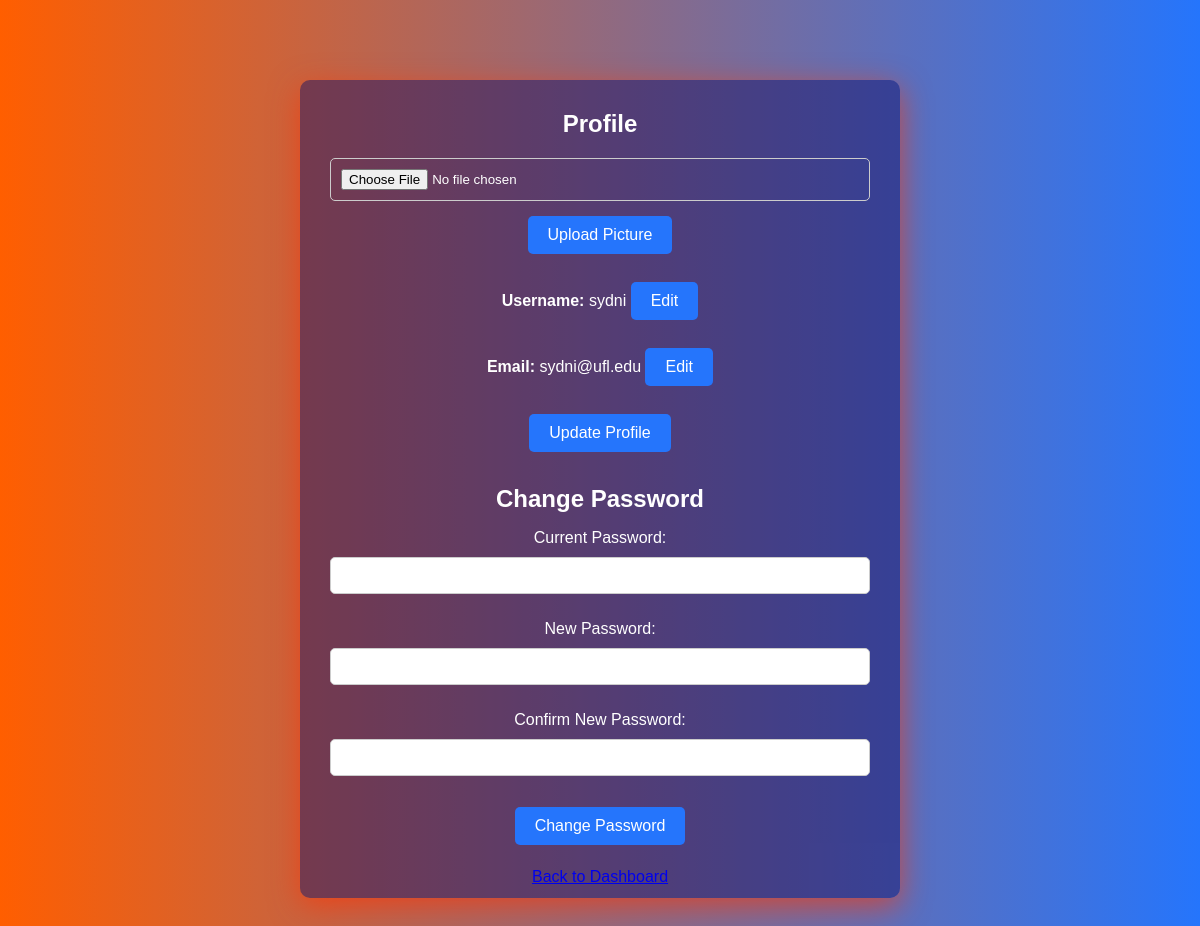
Before: /profile/ (signed in) with the older database file.
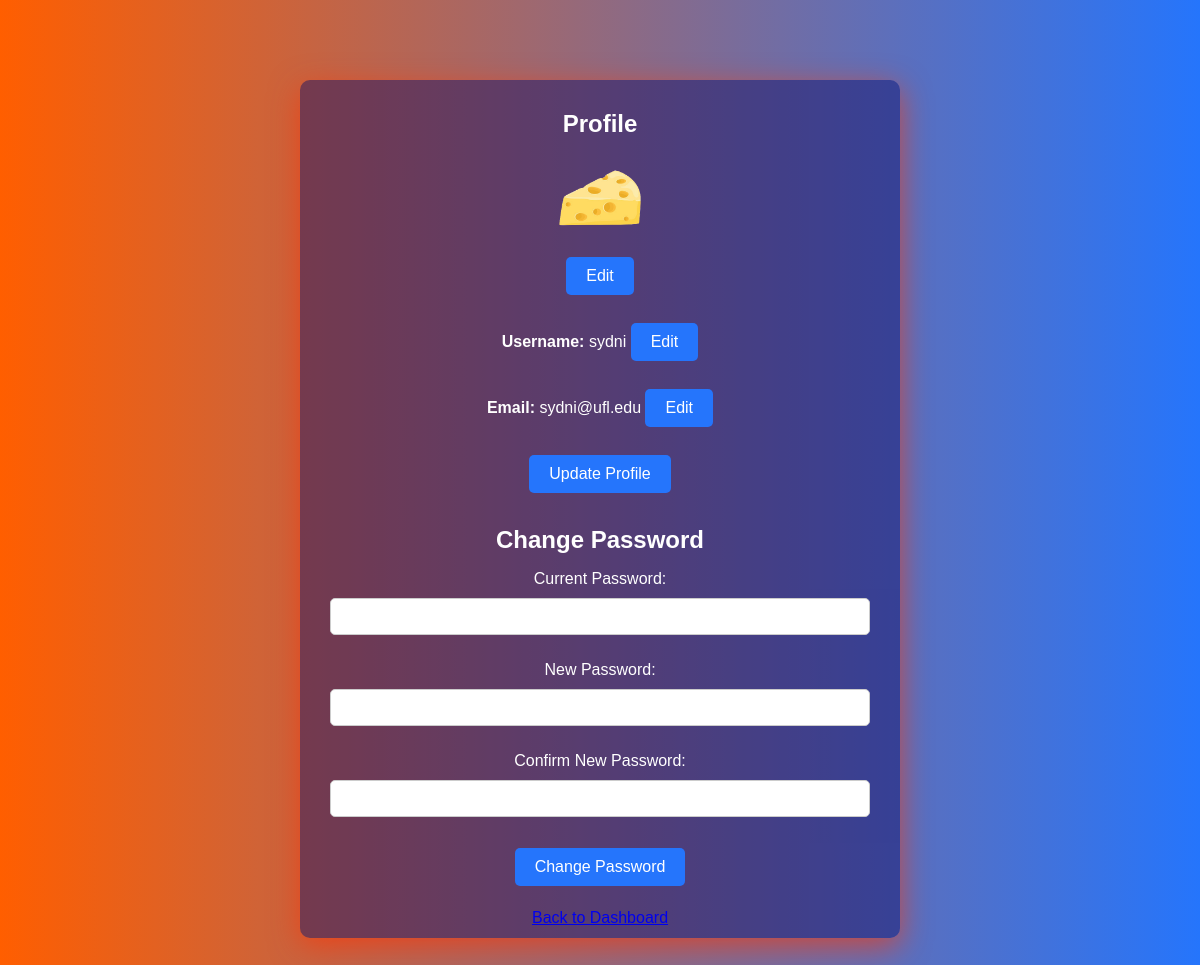
After: the same page with the newer database file.
### myapp/models.py (models this page shows, shortened)
class CustomUser(AbstractUser):
    email = models.EmailField(unique=True)
    USER_TYPE_CHOICES = (
        ('admin', 'Admin'),
        ('employee', 'Employee'),
        ('normal', 'Normal User'),
    )
    user_type = models.CharField(max_length=10, choices=USER_TYPE_CHOICES, default='normal')
    profile_picture = models.ImageField(upload_to='profile_pictures/', null=True, blank=True)

### myapp/views.py (the view)
# urls.py: path('profile/', views.profile, name='profile'),
@login_required
def profile(request):
    if request.method == 'POST':
        if 'change_password' in request.POST:
            password_form = CustomPasswordChangeForm(request.user, request.POST)
            profile_form = ProfileUpdateForm(instance=request.user)
            if password_form.is_valid():
                user = password_form.save()
                update_session_auth_hash(request, user)
                messages.success(request, 'Your password was successfully updated!')
                return redirect('profile')
            else:
                messages.error(request, 'Please correct the error below.')
        else:
            profile_form = ProfileUpdateForm(request.POST, request.FILES, instance=request.user)
            password_form = CustomPasswordChangeForm(request.user)
            if profile_form.is_valid():
                profile_form.save()
                messages.success(request, 'Your profile was successfully updated!')
                return redirect('profile')
            else:
                messages.error(request, 'Please correct the error below.')
    else:
        password_form = CustomPasswordChangeForm(request.user)
        profile_form = ProfileUpdateForm(instance=request.user)
    return render(request, 'profile.html', {
        'password_form': password_form,
        'profile_form': profile_form,
    })

### myapp/forms.py
class CustomPasswordChangeForm(PasswordChangeForm):
    old_password = forms.CharField(
        widget=forms.PasswordInput(attrs={'class': 'form-control'}),
        label="Current Password"
    )
    new_password1 = forms.CharField(
        widget=forms.PasswordInput(attrs={'class': 'form-control'}),
        label="New Password"
    )
    new_password2 = forms.CharField(
        widget=forms.PasswordInput(attrs={'class': 'form-control'}),
        label="Confirm New Password"
    )

class ProfileUpdateForm(forms.ModelForm):
   class Meta:
       model = CustomUser
       fields = ('username', 'email', 'profile_picture')
       widgets = {
           'username': forms.TextInput(attrs={'class': 'form-control'}),
           'email': forms.EmailInput(attrs={'class': 'form-control'}),
       }

### myapp/templates/profile.html (shortened to what this page needs)
<!DOCTYPE html>
<html lang="en">
<head>
    {% load static %}
    <link rel="stylesheet" href="{% static 'styles.css' %}">
</head>
<body>
    <div class="container">
        <h1>Profile</h1>
        <form id="profile-form" method="post" enctype="multipart/form-data">
            <div>
                {% if user.profile_picture %}
                    <img id="profile-picture" src="{{ user.profile_picture.url }}" alt="Profile Picture" width="100">
                    <br>
                    <button type="button" id="edit-button" onclick="toggleEditMode()">Edit</button>
                {% else %}
                    <input type="file" name="profile_picture" id="file-input">
                    <button type="submit" id="submit-button">Upload Picture</button>
                {% endif %}
            </div>
            <br>
            <div>
                <label for="id_username"><b>Username:</b></label>
                <span id="username-display">{{ user.username }} <button type="button" onclick="toggleEdit('username')">Edit</button></span>
            </div>
            <br>
            <div>
                <label for="id_email"><b>Email:</b></label>
                <span id="email-display">{{ user.email }} <button type="button" onclick="toggleEdit('email')">Edit</button></span>
            </div>
            <br>
            <button type="submit" name="update_profile">Update Profile</button>
        </form>
        <br>
        <h2>Change Password</h2>
        <form id="password-form" method="post">
            {{ password_form.as_p }}
            <button type="submit" name="change_password">Change Password</button>
        </form>
        <br>
        <a href="{% url 'normal_dashboard' %}">Back to Dashboard</a>
    </div>
</body>
</html>

Changed rows visible on the page:
changed CustomUser "sydni": profile_picture: picture added
Other visible differences:
text no longer shown: "Upload Picture"
text now shown: "Edit"
